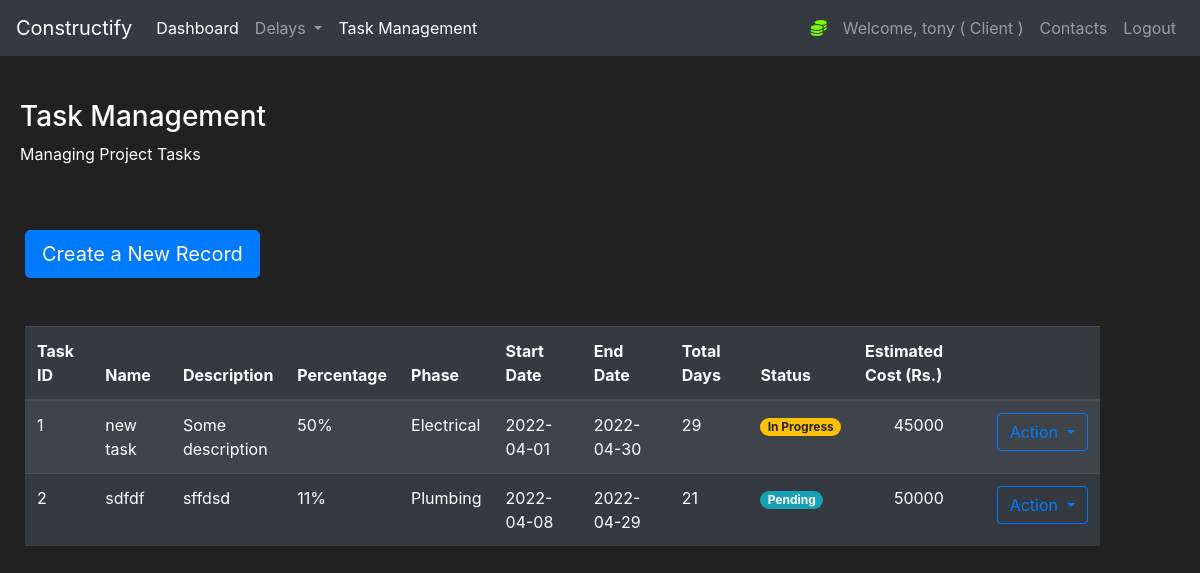
Page /Tasks (signed in) on the earlier database version.
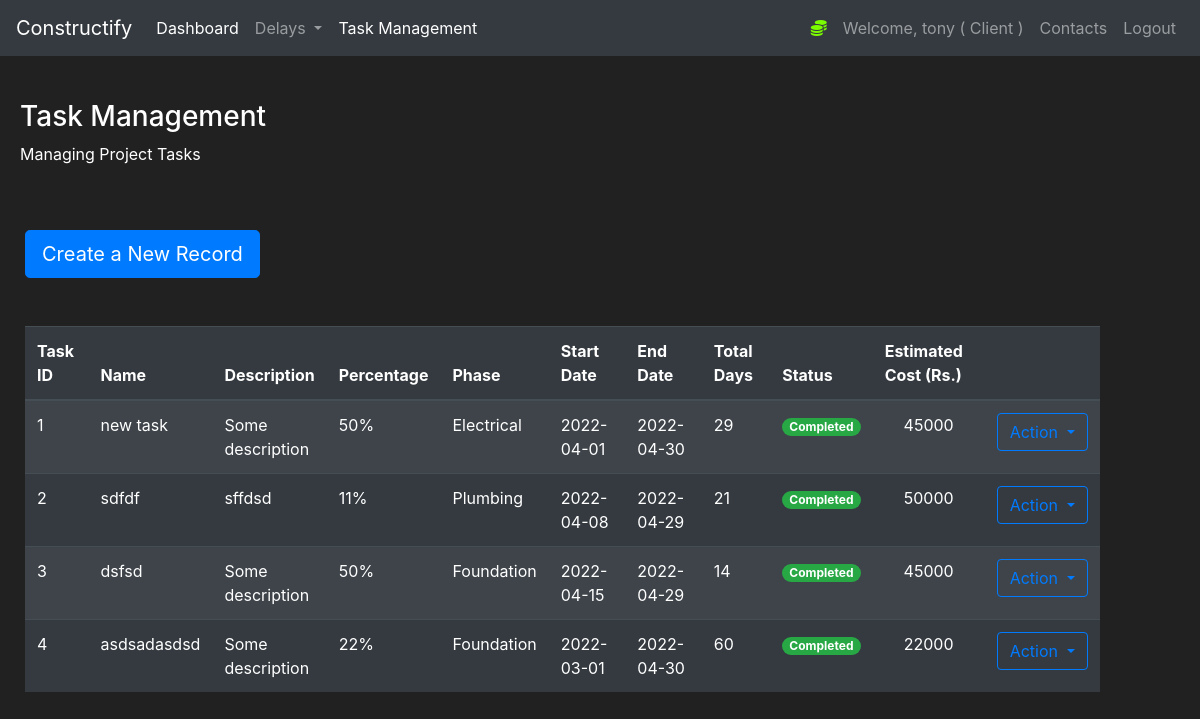
Same page on the later database version.
### construct/models.py (models this page shows)
class Tasks(db.Model):
    id = db.Column(db.Integer(), nullable=False, primary_key=True)
    Name = db.Column(db.String(length=30), nullable=False)
    description = db.Column(db.String(length=30), nullable=False)
    phase = db.Column(db.String(length=30), nullable=False)
    Percentage = db.Column(db.Integer(), nullable=False)
    start_date = db.Column(db.String(length=30), nullable=False)
    end_date = db.Column(db.String(length=30), nullable=False)
    status = db.Column(db.String(length=30), nullable=True, default="Pending")
    total_estimated_cost = db.Column(db.String(length=30), nullable=False)
    total_days = db.Column(db.Integer(), nullable=False)

### construct/routes.py (the view, shortened to what this page needs)
@app.route("/Tasks", methods=['GET', 'POST'])
@login_required
def Taskpage():
    taskform = TaskForm()
    tasks = Tasks.query.all()
    pending_tasks= Tasks.query.filter(Tasks.status == "Pending").count()
    completed_tasks= Tasks.query.filter(Tasks.status == "Completed").count()
    inprogress_tasks= Tasks.query.filter(Tasks.status == "In Progress").count()
    data = {'Task' : 'Status', 'Pending' : pending_tasks, 'In Progress' : inprogress_tasks, 'Completed' : completed_tasks}
    if request.method == "GET":
        return render_template('Tasks.html', tasks=tasks, taskform=taskform, inprogress_tasks=inprogress_tasks,completed_tasks=completed_tasks, pending_tasks=pending_tasks, data=data)

### construct/models.py (called while the page is built)
@login_manager.user_loader
def load_user(user_id):
    return User.query.get(int(user_id))

### construct/templates/Tasks.html (shortened to what this page needs)
{% extends 'base.html' %}
{% block content%}
<div style="margin-top:20px;margin-left:20px">
    <h3>Task Management</h3>
    <p>Managing Project Tasks</p>
</div>
<div class="row" style="margin-top:20px;margin-left:10px">
    <div class="col-11">
        <br>
        <button type="button" class="btn btn-primary btn-lg" data-toggle="modal" data-target="#TaskModal"
            data-whatever="@mdo">Create a New Record</button>
        <br><br><br>
        <table class="table table-striped table-dark">
            <thead>
                <tr>
                    <th scope="col">Task ID</th>
                    <th scope="col">Name</th>
                    <th width="10% scope=" col">
                        <center>Description</center>
                    </th>
                    <th width="10% scope=" col">Percentage</th>
                    <th scope="col">Phase</th>
                    <th scope="col">Start Date</th>
                    <th scope="col">End Date</th>
                    <th scope="col">Total Days</th>
                    <th scope="col">Status</th>
                    <th scope="col">Estimated Cost (Rs.)</th>
                    <th scope="col"></th>
                </tr>
            </thead>
            <tbody>
                {% for task in tasks %}
                <tr>
                    <td>{{task.id}}</td>
                    <td>{{task.Name}}</td>
                    <td width="5%">{{task.description}}</td>
                    <td width="5%">{{task.Percentage}}%</td>
                    <td>{{task.phase}}</td>
                    <td>{{task.start_date}}</td>
                    <td>{{task.end_date}}</td>
                    <td>{{task.total_days}}</td>
                    {% if 'Pending' in task.status %}
                    <td><span class="badge badge-pill badge-info">{{task.status}}</span></td>
                    {% endif %}
                    {% if 'Completed' in task.status %}
                    <td><span class="badge badge-pill badge-success">{{task.status}}</span></td>
                    {% endif %}
                    {% if 'In Progress' in task.status %}
                    <td><span class="badge badge-pill badge-warning">{{task.status}}</span></td>
                    {% endif %}
                    <td>
                        <center>{{task.total_estimated_cost}}</center>
                    </td>
                    <td>
                        <div class="btn-group">
                            <button type="button" class="btn btn-outline-primary dropdown-toggle" data-toggle="dropdown"
                                aria-haspopup="true" aria-expanded="false">
                                Action
                            </button>
                        </div>
                    </td>
                </tr>
                {% endfor %}
            </tbody>
        </table>
    </div>
</div>
</div>
{% endblock %}

Differences in the rows shown:
changed Tasks "new task": status "In Progress" → "Completed"
changed Tasks "sdfdf": status "Pending" → "Completed"
added Tasks: id "3", Name "dsfsd", description "Some description", Percentage "50", phase "Foundation", start_date "2022-04-15", end_date "2022-04-29", total_days "14", status "Completed", total_estimated_cost "45000"
added Tasks: id "4", Name "asdsadasdsd", description "Some description", Percentage "22", phase "Foundation", start_date "2022-03-01", end_date "2022-04-30", total_days "60", status "Completed", total_estimated_cost "22000"
